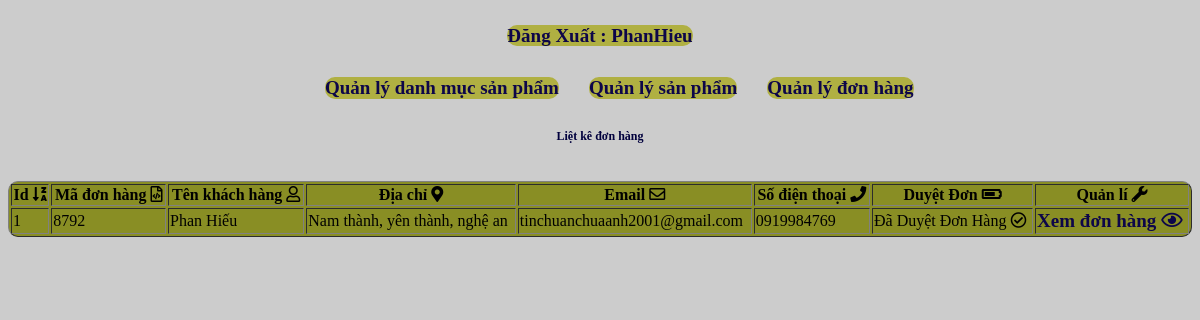
/trangquantri/index.php?action=quanlydonhang&query=lietke (signed in), run on the app's committed database.
### tables this page shows
CREATE TABLE `tbl_cart` (
  `id_cart` int NOT NULL,
  `id_khachhang` int NOT NULL,
  `code_cart` varchar(10) NOT NULL,
  `cart_status` int NOT NULL,
  `cart_payment` varchar(50) NOT NULL,
  `cart_shipping` int NOT NULL
);

CREATE TABLE `tbl_dangky` (
  `id_dangky` int NOT NULL,
  `tenkhachhang` varchar(100) NOT NULL,
  `email` varchar(100) NOT NULL,
  `diachi` varchar(200) NOT NULL,
  `matkhau` varchar(100) NOT NULL,
  `dienthoai` varchar(20) NOT NULL,
  `otp` text NOT NULL,
  `tinhtrang` text NOT NULL
);

### trangquantri/tinhnangquantri/quanlydonhang/lietke.php (the view)
<p>Liệt kê đơn hàng</p>
<?php
	$sql_lietke_dh = "SELECT * FROM tbl_cart,tbl_dangky WHERE tbl_cart.id_khachhang=tbl_dangky.id_dangky ORDER BY id_cart DESC";
	$query_lietke_dh = mysqli_query($mysqli,$sql_lietke_dh);
?>
<table style="width: 100%" border="1" style="border-collapse: collapse;border: none;">
	<tr>
		<th>Id <i class="fas fa-sort-alpha-down-alt"></i></th>
		<th>Mã đơn hàng <i class="far fa-file-code"></i></th>
		<th>Tên khách hàng <i class="far fa-user"></i></th>
		<th>Địa chỉ <i class="fas fa-map-marker-alt"></i></th>
		<th>Email <i class="far fa-envelope"></i></th>
		<th>Số điện thoại <i class="fas fa-phone"></i></th>
		<th>Duyệt Đơn <i class="fas fa-battery-three-quarters"></i></th>
		<th>Quản lí <i class="fas fa-wrench"></i></th>
	</tr>
	<?php
	$i = 0;
	while($row = mysqli_fetch_array($query_lietke_dh)){
		$i++;
	?>
	<tr>
		<td><?php echo $i ?></td>
		<td><?php echo $row['code_cart'] ?></td>
		<td><?php echo $row['tenkhachhang'] ?></td>
		<td><?php echo $row['diachi'] ?></td>
		<td><?php echo $row['email'] ?></td>
		<td><?php echo $row['dienthoai'] ?></td>
		<td>
			<?php if($row['cart_status']==1){
				echo '<a href="tinhnangquantri/quanlydonhang/xuly.php?code='.$row['code_cart'].'">Click Để Duyệt Đơn Hàng <i class="fas fa-mouse-pointer"></i></a>';
			}else{
				echo 'Đã Duyệt Đơn Hàng <i class="far fa-check-circle"></i>';
			}
			?>
		</td>
		<td>
			<a href="index.php?action=donhang&query=xemdonhang&code=<?php echo $row['code_cart'] ?>">Xem đơn hàng <i class="far fa-eye"></i></a>
		</td>
	</tr>
	<?php
	}
	?>
</table>

### trangquantri/css/styleadmincp.css (style rules this page uses)
body { background-image: url("https://tophinhanhdep.com/wp-content/uploads/2021/10/White-Paper-Desktop-Wallpapers.jpg"); background-color: #cccccc; }
table { background-color: #898e24; border-radius: 10px; }
a { font-style: unset; text-decoration: none; }
a { text-decoration: none; font-weight: bold; color: #0d0649; font-size: 19px; }
p { color: #01003d; font-size: 12px; font-weight: bold; text-align: center; height: 40px; }

### data on the page
tbl_cart: code_cart "8792", tbl_dangky.tenkhachhang "Phan Hiếu", tbl_dangky.diachi "Nam thành, yên thành, nghệ an", tbl_dangky.email "tinchuanchuaanh2001@gmail.com", tbl_dangky.dienthoai "0919984769", cart_status "Đã Duyệt Đơn Hàng"

### other printed values
$_SESSION['dangnhap'] "PhanHieu"
